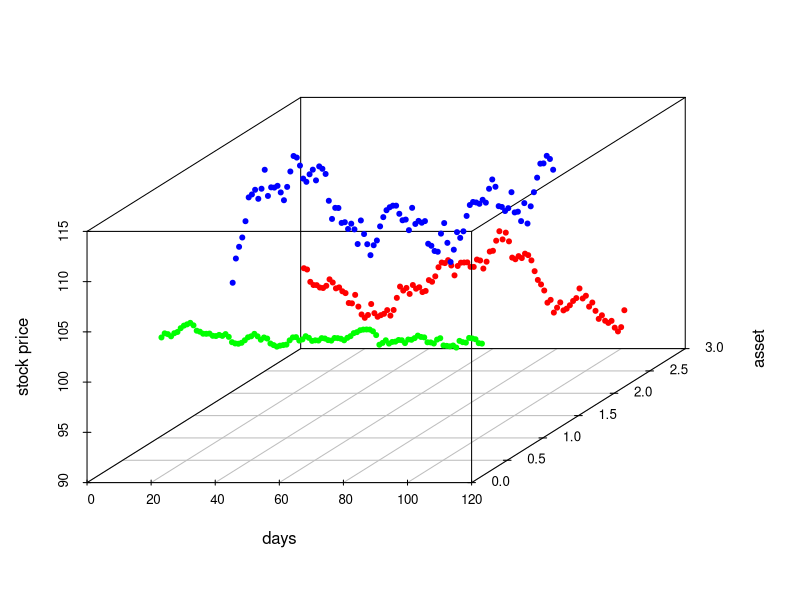
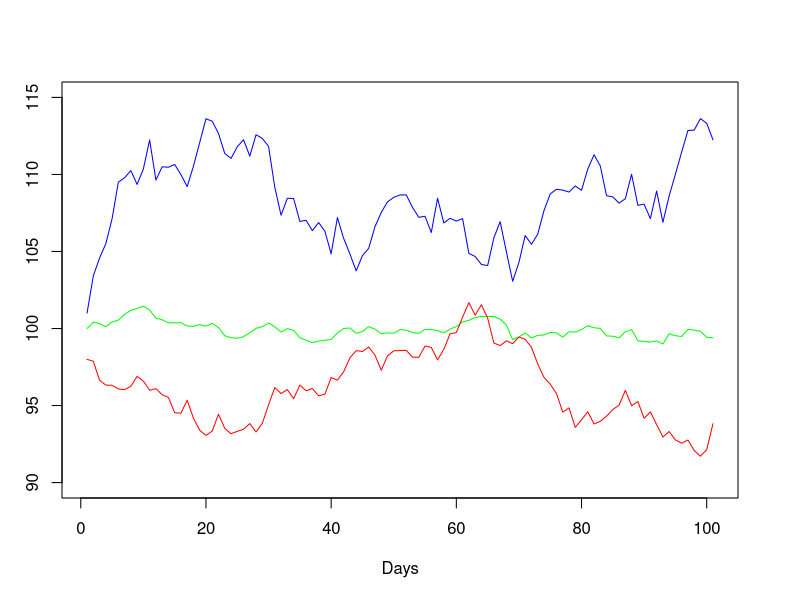

Generate these figures, in order, with R:
#a)----
cholesky <- function(x) {
  x <- chol(x)
  return(t(x)) #return lower triangular matrix
}
a <- matrix(c(1,0.5,0.2,0.5,1,-0.4,0.2,-0.4,1),nrow = 3,ncol = 3)
R <- cholesky(a)
R

#b) ----
S0 = c(100,101,98)
nu = c(0.03,0.06,0.02)
sig = c(0.05,0.2,0.15)
Tm=100/365
n = 100
m=1000
dt = Tm/n
St1=St2=St3 = matrix(0,nrow = n+1, ncol = m)
lnSt1 = lnSt2 = lnSt3 = c()
St1[1,] = S0[1]
St2[1,] = S0[2]
St3[1,] = S0[3]
price = array(0,dim = c(3,101,1000))  # three dimensional array
set.seed(2017)
for(j in 1:m){
  lnSt1[1] = log(S0[1])
  lnSt2[1] = log(S0[2])
  lnSt3[1] = log(S0[3])
  price[1,1,] = S0[1]
  price[2,1,] = S0[2]
  price[3,1,] = S0[3]
  
  
  for(i in 1:n){
      dx = c(rnorm(1),rnorm(1),rnorm(1))  # generate three random number
      dbt = R %*% dx*sqrt(dt)  #dwt part for the monte carlo function
      lnSt1 = lnSt1 + nu[1]*dt + sig[1]*dbt[1] #generate three correlated BM
      lnSt2 = lnSt2 + nu[2]*dt + sig[2]*dbt[2]
      lnSt3 = lnSt3 + nu[3]*dt + sig[3]*dbt[3]
      
      St1[i+1,j] = exp(lnSt1)
      St2[i+1,j] = exp(lnSt2)
      St3[i+1,j] = exp(lnSt3)
      price[1,i+1,j] = St1[i+1,j]  # put the results in the three-dimensional matrix
      price[2,i+1,j] = St2[i+1,j]
      price[3,i+1,j] = St3[i+1,j]
      
  }
  
}
day1 <- seq(from = 1,to = 101,by = 1)
day2 <- seq(from = 1,to = 101,by = 1)
day3 <- seq(from = 1,to = 101,by = 1)

#plot three-dimensional 
install.packages("scatterplot3d")
library(scatterplot3d)
myplot <- scatterplot3d(day3,rep(3,101),price[3,,50],xlab = "days",ylab = "asset",zlab = "stock price",xlim = c(0,101),ylim = c(0,3),zlim = c(90,115),color ="red",pch=20)
myplot$points3d(day2,rep(2,101),price[2,,50],col="blue",pch=20)
myplot$points3d(day1,rep(1,101),price[1,,50],col="green",pch=20)

plot(x=day1,y=price[1,,50],ylim=c(90,115),type = "l",col="green",xlab = "Days",ylab = "stocks")
lines(x=day2,y=price[2,,50],col="blue")
lines(x=day3,y=price[3,,50],col = "red")


#c)----
U_call <- c()
U_put <- c()
value <- c()
for (i in 1:1000) {
  value[i] <- (price[1,101,i] + price[2,101,i] + price[3,101,i])/3
  U_call[i] <- max((value[i] - 100),0)
  U_put[i] <- max((100 - value[i]),0)
}
U_call1 = mean(U_call) 
U_put1 = mean(U_put)
U_call1
U_put1

#d) ----
B=104
K =100
C = c()
for (j in 1:1000)
{
  if (max(price[2,,j]) > B)
  {
    C[j] = max(price[2,101,j] - K, 0)
  } else 
  {
    if (max(price[2,,j]) > max(price[3,,j]))
    {
      C[j] = (max(price[2,101,j] - K, 0))^2
    } else 
    {
      if (mean(price[2,,j]) > mean(price[3,,j]))
      {
        C[j] = max(mean(price[2,,j]) - K, 0)
      } else 
      {
        Ut = (price[1,101,j]+price[2,101,j]+price[3,101,j])/3
        C[j] = max(Ut-K, 0)
      }
    }
  }
}
cat("The option price is",mean(C))
